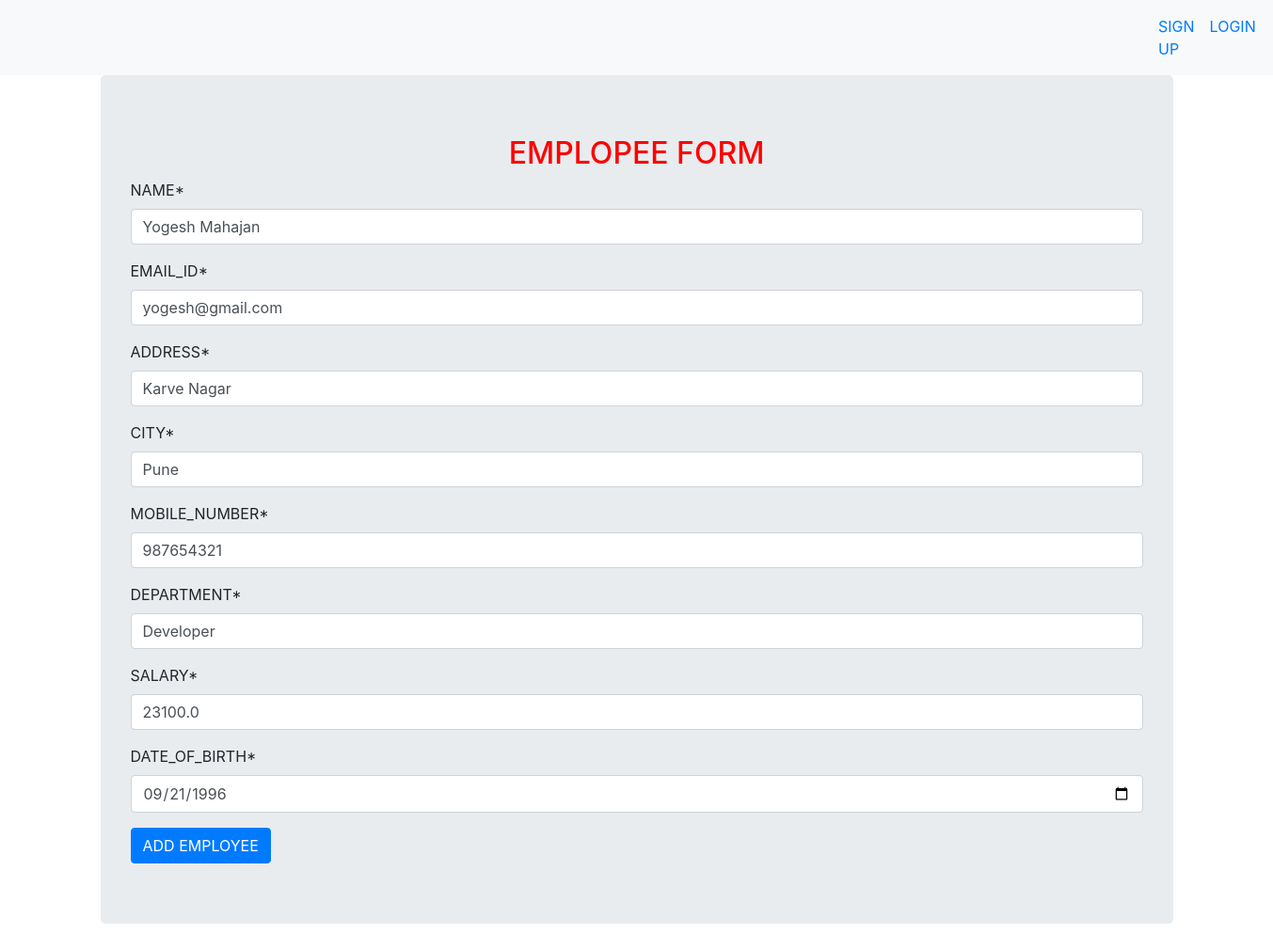
/emp/ue/7/, run on the app's committed database.
### appdata/models.py (models this page shows, shortened)
class Employee(models.Model):
    name = models.CharField(max_length=100)
    mail = models.EmailField()
    addr = models.TextField()
    city = models.CharField(max_length=50)
    mob_no = models.CharField(max_length=12)
    department = models.CharField(max_length=50)
    sal = models.FloatField()
    dob = models.DateField()

### appdata/views.py (the view)
# urls.py: path('ue/<int:id>/', views.updateemployee, name='updateemployee_url'),
def updateemployee(request,id):
    obj = Employee.objects.get(id = id)
    form = EmployeeForm(instance=obj)
    template_name = 'appdata/employeeform.html'
    context = {'form': form}
    if request.method == "POST":
        form = EmployeeForm(request.POST, instance=obj)
        if form.is_valid():
            form.save()
            return redirect('showemployee_url')
    return render(request, template_name, context)

### templates/appdata/employeeform.html (shortened to what this page needs)
{% extends 'base.html' %}
{% load crispy_forms_tags %}
{% block content %}
<div class="container jumbotron">
    <h2 style="text-align:center; color:red"> EMPLOPEE FORM</h2>
    <form method="post">
        {{form|crispy}}
        <button type="submit" class="btn btn-primary">ADD EMPLOYEE</button>
    </form>
</div>
{% endblock %}

### data on the page
Employee: name "Yogesh Mahajan", mail "yogesh@gmail.com", addr "Karve Nagar", city "Pune", mob_no "987654321", department "Developer", sal "23100.0", dob "09/21/1996"
